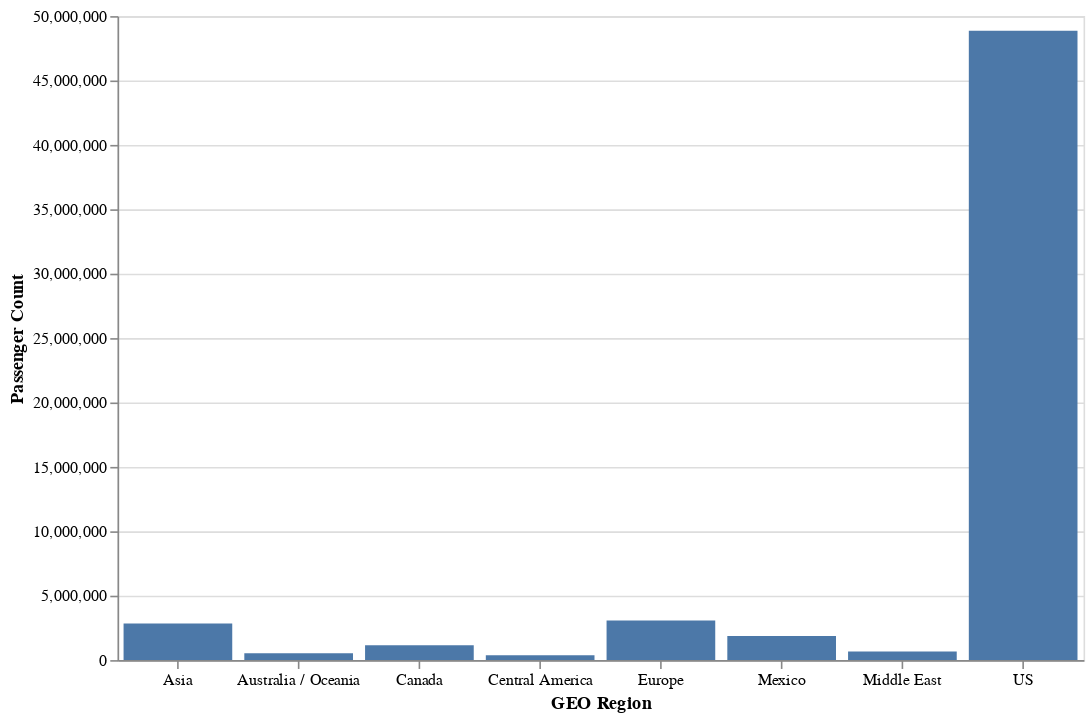

Source (notebook cell):
### Code cell
first_plot = alt.Chart(first_data).mark_bar().encode(
    alt.X("GEO Region:O", axis=alt.Axis(labelAngle=0)),
    alt.Y("Passenger Count:Q"),
).properties(
    width=600,
    height=400
)
first_plot

### Figure 1 — Vega-Lite specification as saved in the notebook (floating-point values rounded to 4 significant figures)
{"config": {"view": {"continuousWidth": 400, "continuousHeight": 300}}, "data": {"name": "data-43b664e327f10b6252c4b9af95775e92"}, "mark": "bar", "encoding": {"x": {"axis": {"labelAngle": 0}, "field": "GEO Region", "type": "ordinal"}, "y": {"field": "Passenger Count", "type": "quantitative"}}, "height": 400, "width": 600, "$schema": "https://vega.github.io/schema/vega-lite/v4.17.0.json", "datasets": {"data-43b664e327f10b6252c4b9af95775e92": [{"GEO Region": "Asia", "Passenger Count": 2848866}, {"GEO Region": "Australia / Oceania", "Passenger Count": 533035}, {"GEO Region": "Canada", "Passenger Count": 1152644}, {"GEO Region": "Central America", "Passenger Count": 373331}, {"GEO Region": "Europe", "Passenger Count": 3081252}, {"GEO Region": "Mexico", "Passenger Count": 1865000}, {"GEO Region": "Middle East", "Passenger Count": 664724}, {"GEO Region": "US", "Passenger Count": 48857688}]}}
